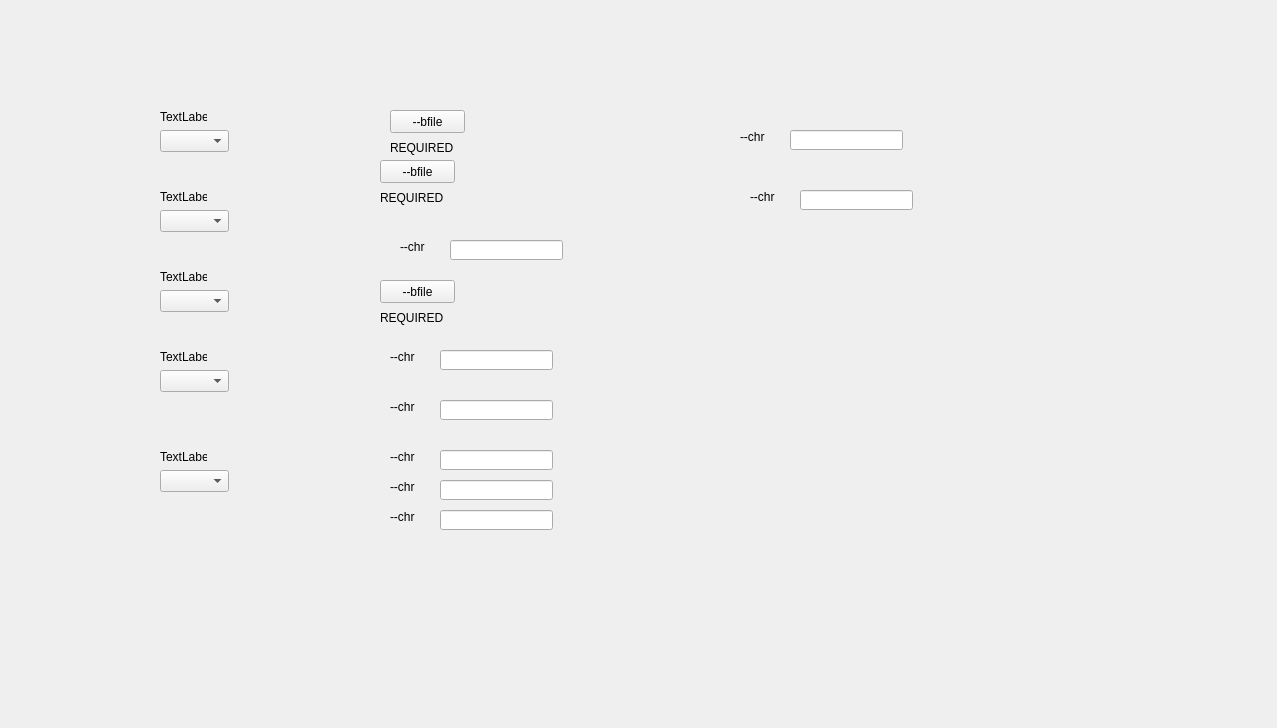
<?xml version="1.0" encoding="UTF-8"?>
<ui version="4.0">
 <class>Form</class>
 <widget class="QWidget" name="Form">
  <property name="geometry">
   <rect>
    <x>0</x>
    <y>0</y>
    <width>1277</width>
    <height>728</height>
   </rect>
  </property>
  <property name="windowTitle">
   <string>Form</string>
  </property>
  <widget class="QComboBox" name="comboBox_2">
   <property name="geometry">
    <rect>
     <x>160</x>
     <y>210</y>
     <width>69</width>
     <height>22</height>
    </rect>
   </property>
  </widget>
  <widget class="QLineEdit" name="FATCHR_5">
   <property name="geometry">
    <rect>
     <x>440</x>
     <y>450</y>
     <width>113</width>
     <height>20</height>
    </rect>
   </property>
  </widget>
  <widget class="QLabel" name="label_6">
   <property name="geometry">
    <rect>
     <x>160</x>
     <y>110</y>
     <width>47</width>
     <height>13</height>
    </rect>
   </property>
   <property name="text">
    <string>TextLabel</string>
   </property>
  </widget>
  <widget class="QPushButton" name="FCWBFILE_4">
   <property name="geometry">
    <rect>
     <x>380</x>
     <y>280</y>
     <width>75</width>
     <height>23</height>
    </rect>
   </property>
   <property name="text">
    <string>--bfile</string>
   </property>
  </widget>
  <widget class="QLabel" name="label_10">
   <property name="geometry">
    <rect>
     <x>160</x>
     <y>450</y>
     <width>47</width>
     <height>13</height>
    </rect>
   </property>
   <property name="text">
    <string>TextLabel</string>
   </property>
  </widget>
  <widget class="QLabel" name="label_28">
   <property name="geometry">
    <rect>
     <x>390</x>
     <y>450</y>
     <width>47</width>
     <height>13</height>
    </rect>
   </property>
   <property name="text">
    <string>--chr</string>
   </property>
  </widget>
  <widget class="QLabel" name="label_30">
   <property name="geometry">
    <rect>
     <x>390</x>
     <y>510</y>
     <width>47</width>
     <height>13</height>
    </rect>
   </property>
   <property name="text">
    <string>--chr</string>
   </property>
  </widget>
  <widget class="QLabel" name="FCWBFILELABEL_3">
   <property name="geometry">
    <rect>
     <x>380</x>
     <y>190</y>
     <width>311</width>
     <height>16</height>
    </rect>
   </property>
   <property name="text">
    <string>REQUIRED</string>
   </property>
  </widget>
  <widget class="QLabel" name="label_9">
   <property name="geometry">
    <rect>
     <x>160</x>
     <y>350</y>
     <width>47</width>
     <height>13</height>
    </rect>
   </property>
   <property name="text">
    <string>TextLabel</string>
   </property>
  </widget>
  <widget class="QLabel" name="label_26">
   <property name="geometry">
    <rect>
     <x>390</x>
     <y>350</y>
     <width>47</width>
     <height>13</height>
    </rect>
   </property>
   <property name="text">
    <string>--chr</string>
   </property>
  </widget>
  <widget class="QLineEdit" name="FATCHR_7">
   <property name="geometry">
    <rect>
     <x>440</x>
     <y>510</y>
     <width>113</width>
     <height>20</height>
    </rect>
   </property>
  </widget>
  <widget class="QLabel" name="label_25">
   <property name="geometry">
    <rect>
     <x>400</x>
     <y>240</y>
     <width>47</width>
     <height>13</height>
    </rect>
   </property>
   <property name="text">
    <string>--chr</string>
   </property>
  </widget>
  <widget class="QLabel" name="label_32">
   <property name="geometry">
    <rect>
     <x>750</x>
     <y>190</y>
     <width>47</width>
     <height>13</height>
    </rect>
   </property>
   <property name="text">
    <string>--chr</string>
   </property>
  </widget>
  <widget class="QLineEdit" name="FATCHR_8">
   <property name="geometry">
    <rect>
     <x>790</x>
     <y>130</y>
     <width>113</width>
     <height>20</height>
    </rect>
   </property>
  </widget>
  <widget class="QLabel" name="label_31">
   <property name="geometry">
    <rect>
     <x>740</x>
     <y>130</y>
     <width>47</width>
     <height>13</height>
    </rect>
   </property>
   <property name="text">
    <string>--chr</string>
   </property>
  </widget>
  <widget class="QComboBox" name="comboBox_3">
   <property name="geometry">
    <rect>
     <x>160</x>
     <y>290</y>
     <width>69</width>
     <height>22</height>
    </rect>
   </property>
  </widget>
  <widget class="QLineEdit" name="FATCHR_9">
   <property name="geometry">
    <rect>
     <x>800</x>
     <y>190</y>
     <width>113</width>
     <height>20</height>
    </rect>
   </property>
  </widget>
  <widget class="QLabel" name="FCWBFILELABEL_2">
   <property name="geometry">
    <rect>
     <x>390</x>
     <y>140</y>
     <width>311</width>
     <height>16</height>
    </rect>
   </property>
   <property name="text">
    <string>REQUIRED</string>
   </property>
  </widget>
  <widget class="QLineEdit" name="FATCHR_3">
   <property name="geometry">
    <rect>
     <x>440</x>
     <y>350</y>
     <width>113</width>
     <height>20</height>
    </rect>
   </property>
  </widget>
  <widget class="QPushButton" name="FCWBFILE_3">
   <property name="geometry">
    <rect>
     <x>380</x>
     <y>160</y>
     <width>75</width>
     <height>23</height>
    </rect>
   </property>
   <property name="text">
    <string>--bfile</string>
   </property>
  </widget>
  <widget class="QLineEdit" name="FATCHR_4">
   <property name="geometry">
    <rect>
     <x>440</x>
     <y>400</y>
     <width>113</width>
     <height>20</height>
    </rect>
   </property>
  </widget>
  <widget class="QLineEdit" name="FATCHR_6">
   <property name="geometry">
    <rect>
     <x>440</x>
     <y>480</y>
     <width>113</width>
     <height>20</height>
    </rect>
   </property>
  </widget>
  <widget class="QLabel" name="label_8">
   <property name="geometry">
    <rect>
     <x>160</x>
     <y>270</y>
     <width>47</width>
     <height>13</height>
    </rect>
   </property>
   <property name="text">
    <string>TextLabel</string>
   </property>
  </widget>
  <widget class="QLabel" name="FCWBFILELABEL_4">
   <property name="geometry">
    <rect>
     <x>380</x>
     <y>310</y>
     <width>311</width>
     <height>16</height>
    </rect>
   </property>
   <property name="text">
    <string>REQUIRED</string>
   </property>
  </widget>
  <widget class="QComboBox" name="comboBox_5">
   <property name="geometry">
    <rect>
     <x>160</x>
     <y>470</y>
     <width>69</width>
     <height>22</height>
    </rect>
   </property>
  </widget>
  <widget class="QLineEdit" name="FATCHR_2">
   <property name="geometry">
    <rect>
     <x>450</x>
     <y>240</y>
     <width>113</width>
     <height>20</height>
    </rect>
   </property>
  </widget>
  <widget class="QComboBox" name="comboBox">
   <property name="geometry">
    <rect>
     <x>160</x>
     <y>130</y>
     <width>69</width>
     <height>22</height>
    </rect>
   </property>
  </widget>
  <widget class="QLabel" name="label_7">
   <property name="geometry">
    <rect>
     <x>160</x>
     <y>190</y>
     <width>47</width>
     <height>13</height>
    </rect>
   </property>
   <property name="text">
    <string>TextLabel</string>
   </property>
  </widget>
  <widget class="QLabel" name="label_27">
   <property name="geometry">
    <rect>
     <x>390</x>
     <y>400</y>
     <width>47</width>
     <height>13</height>
    </rect>
   </property>
   <property name="text">
    <string>--chr</string>
   </property>
  </widget>
  <widget class="QPushButton" name="FCWBFILE_2">
   <property name="geometry">
    <rect>
     <x>390</x>
     <y>110</y>
     <width>75</width>
     <height>23</height>
    </rect>
   </property>
   <property name="text">
    <string>--bfile</string>
   </property>
  </widget>
  <widget class="QComboBox" name="comboBox_4">
   <property name="geometry">
    <rect>
     <x>160</x>
     <y>370</y>
     <width>69</width>
     <height>22</height>
    </rect>
   </property>
  </widget>
  <widget class="QLabel" name="label_29">
   <property name="geometry">
    <rect>
     <x>390</x>
     <y>480</y>
     <width>47</width>
     <height>13</height>
    </rect>
   </property>
   <property name="text">
    <string>--chr</string>
   </property>
  </widget>
 </widget>
 <resources/>
 <connections/>
</ui>
